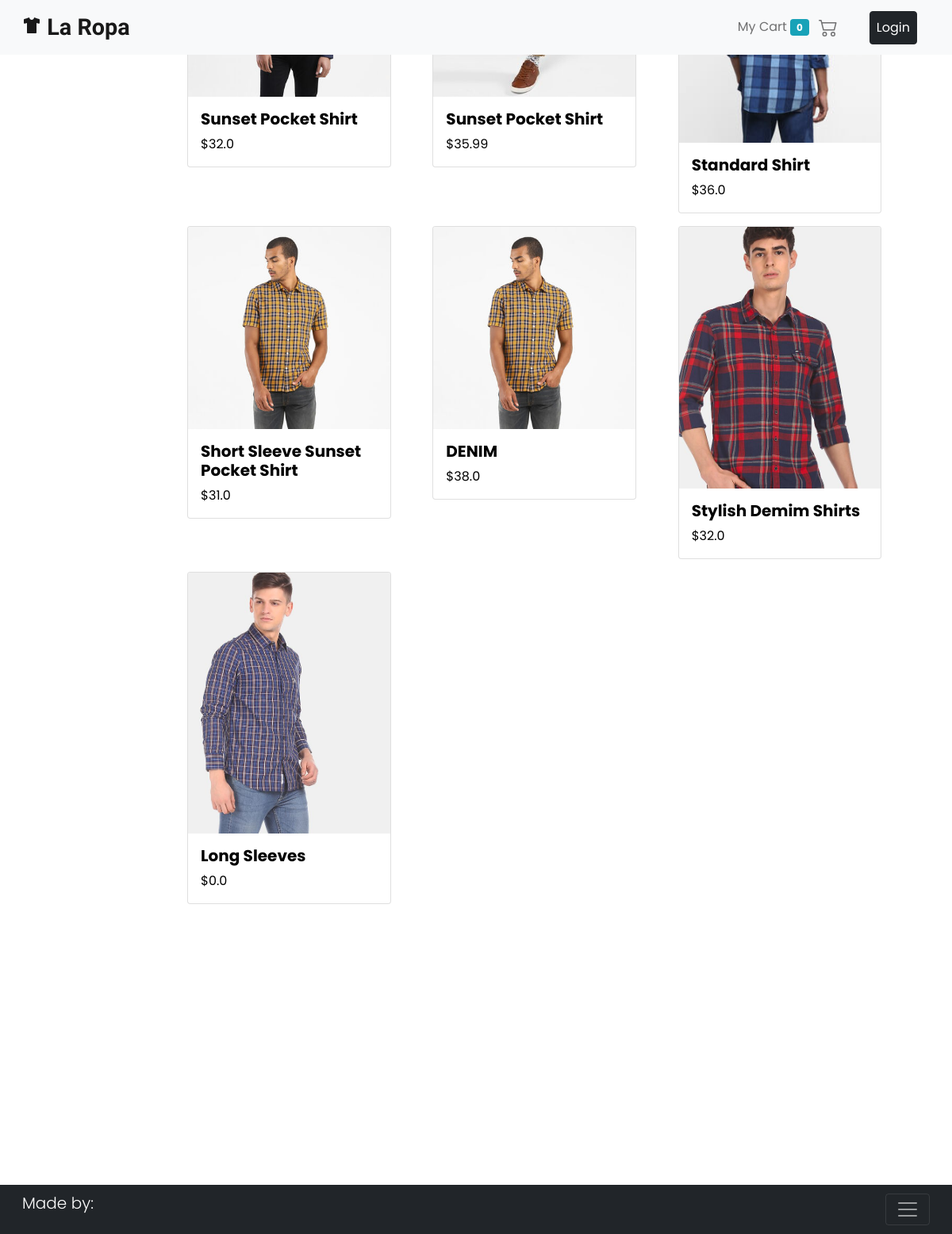
/?category=SH, run on the app's committed database.
### ecomm/models.py (models this page shows, shortened)
class Product(models.Model):
    title = models.CharField(max_length=120)
    desc = models.CharField(max_length=500)
    price = models.FloatField(default=0.00)
    size = models.CharField(choices=SIZE, max_length=2)
    category = models.CharField(choices=CATEGORIES, max_length=2)
    img1 = models.ImageField(upload_to='ecomm/images', default='')
    img2 = models.ImageField(upload_to='ecomm/images', default='')
    img3 = models.ImageField(upload_to='ecomm/images', default='')
    @staticmethod
    def get_by_category(category_id):
        if category_id:
            return Product.objects.filter(category = category_id)
        else:
            return Product.get_all_products()

### ecomm/views.py (the view)
# urls.py: path('', views.homeView, name="home"),
def homeView(request):
    products = None
    categoryID = request.GET.get('category')
    if categoryID:
        products = Product.get_by_category(categoryID)
    else:
        products = Product.get_all_products()
    context = {
        'products':products
    }
    return render(request, 'ecomm/index.html', context)

### ecomm/templates/ecomm/index.html (shortened to what this page needs)
{% extends 'base.html' %}
{% block content %}
    {% include 'nav.html' %}
    <div class="container-fluid" style="position: relative; top: -30vw;">
        <div class="row my-4" style="background-color: #fff;">
            <div class="col-lg-2">
            </div>
            <div class="col-lg-10">
                <div class="row my-4 container-fluid">
                    {% for product in products %}
                    <div class="col-sm-6 col-md-4 my-2">
                        <a href="product/{{ product.id }}">
                            <div class="card" style="width: 90%;">
                                <img src="{{ product.img1.url }}" class="card-img-top" alt="...">
                                <div class="card-body">
                                    <h2 class="lead" style="font-weight: bold;">{{ product.title }}</h2>
                                    <p class="card-text">${{ product.price }}</p>
                                </div>
                            </div>
                        </a>
                    </div>
                    {% endfor %}
                </div>
            </div>
        </div>
    </div>
{% endblock content %}

### ecomm/templates/ecomm/index.html (style rules this page uses)
body { font-family: 'Poppins', sans-serif; }
a { text-decoration: none; color: #000; display: inline; }

### data on the page
Product: title "Sunset Pocket Shirt", price "32.0"
Product: title "Sunset Pocket Shirt", price "35.99"
Product: img1 (picture), title "Standard Shirt", price "36.0"
Product: img1 (picture), title "Short Sleeve Sunset Pocket Shirt", price "31.0"
Product: img1 (picture), title "DENIM", price "38.0"
Product: img1 (picture), title "Stylish Demim Shirts", price "32.0"
Product: img1 (picture), title "Long Sleeves", price "0.0"

### other printed values
{{ request.session.cart.keys|length }} "0"
